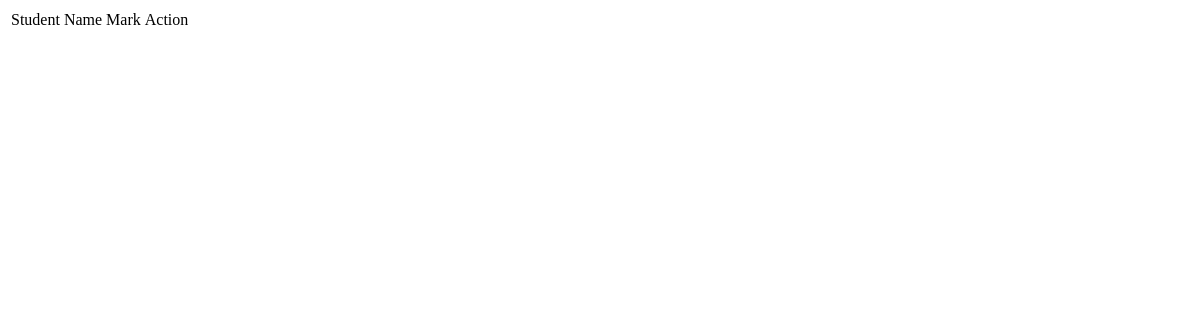
Before: /viewmark/4 with the older database file.
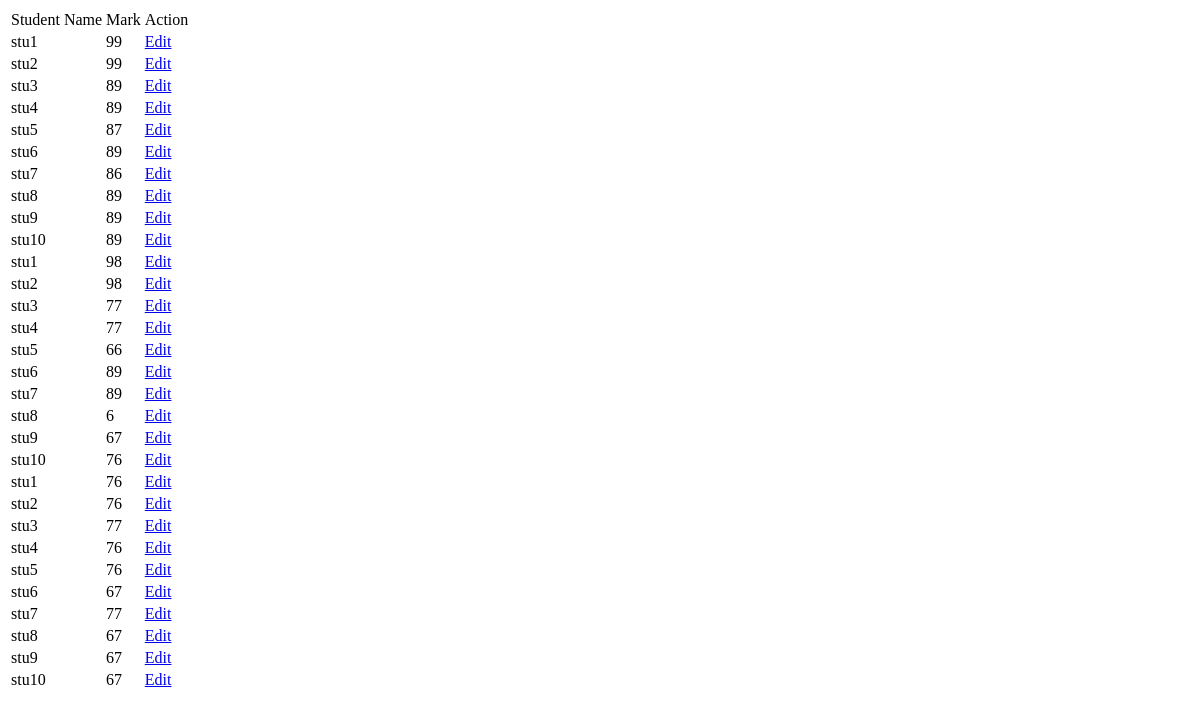
After: the same page with the newer database file.
### student/models.py (models this page shows, shortened)
class Mark(models.Model):
    term = models.ForeignKey(ExamType,on_delete=models.CASCADE)
    student = models.ForeignKey(Student,on_delete=models.CASCADE)
    subject =models.ForeignKey(Subject,on_delete=models.CASCADE)
    mark = models.PositiveSmallIntegerField()

class Student(models.Model):
    user = models.OneToOneField(CustomUser,on_delete=models.CASCADE)
    name = models.CharField(max_length=255)
    which_class = models.ForeignKey(Class,on_delete=models.CASCADE,blank=True)

### teacher/views.py (the view)
# urls.py: path('viewmark/<int:subject_id>',view_mark,name='view-mark'),
def view_mark(request,subject_id):
    subject = Subject.objects.get(id=subject_id)
    marks = Mark.objects.filter(subject=subject, student__which_class=subject.which_class)
    return render(request,'view_mark.html',{'marks':marks})

### template/view_mark.html (shortened to what this page needs)
<!DOCTYPE html>
<html lang="en">
<head>
</head>
<body>
    <table>
        <thead>
            <tr>
                <td>Student Name</td>
                <td>Mark</td>
                <td>Action</td>
            </tr>
        </thead>
        <tbody>
            {% for mark in marks %}
            <tr>
                <td>{{mark.student.name}}</td>
                <td>{{mark.mark}}</td>
                <td><a href="{% url 'edit-mark' mark.id %}">Edit</a></td>
            </tr>
            {% endfor %}
        </tbody>
    </table>
</body>
</html>

Changed rows visible on the page:
added Mark: student.name "stu1", mark "99"
added Mark: student.name "stu2", mark "99"
added Mark: student.name "stu3", mark "89"
added Mark: student.name "stu4", mark "89"
added Mark: student.name "stu5", mark "87"
added Mark: student.name "stu6", mark "89"
added Mark: student.name "stu7", mark "86"
added Mark: student.name "stu8", mark "89"
added Mark: student.name "stu9", mark "89"
added Mark: student.name "stu10", mark "89"
added Mark: student.name "stu1", mark "98"
added Mark: student.name "stu2", mark "98"
added Mark: student.name "stu3", mark "77"
added Mark: student.name "stu4", mark "77"
added Mark: student.name "stu5", mark "66"
added Mark: student.name "stu6", mark "89"
added Mark: student.name "stu7", mark "89"
added Mark: student.name "stu8", mark "6"
added Mark: student.name "stu9", mark "67"
added Mark: student.name "stu10", mark "76"
added Mark: student.name "stu1", mark "76"
added Mark: student.name "stu2", mark "76"
added Mark: student.name "stu3", mark "77"
added Mark: student.name "stu4", mark "76"
added Mark: student.name "stu5", mark "76"
added Mark: student.name "stu6", mark "67"
added Mark: student.name "stu7", mark "77"
added Mark: student.name "stu8", mark "67"
added Mark: student.name "stu9", mark "67"
added Mark: student.name "stu10", mark "67"
